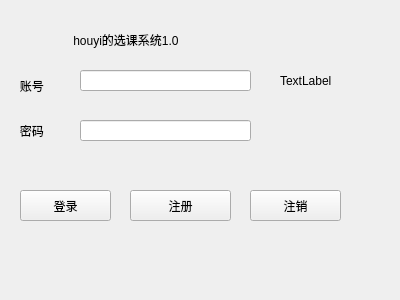
<?xml version="1.0" encoding="UTF-8"?>
<ui version="4.0">
 <class>loginwidget</class>
 <widget class="QWidget" name="loginwidget">
  <property name="geometry">
   <rect>
    <x>0</x>
    <y>0</y>
    <width>400</width>
    <height>300</height>
   </rect>
  </property>
  <property name="windowTitle">
   <string>Form</string>
  </property>
  <widget class="QPushButton" name="pushButton_1">
   <property name="geometry">
    <rect>
     <x>20</x>
     <y>190</y>
     <width>91</width>
     <height>31</height>
    </rect>
   </property>
   <property name="text">
    <string>登录</string>
   </property>
  </widget>
  <widget class="QPushButton" name="pushButton_2">
   <property name="geometry">
    <rect>
     <x>130</x>
     <y>190</y>
     <width>101</width>
     <height>31</height>
    </rect>
   </property>
   <property name="text">
    <string>注册</string>
   </property>
  </widget>
  <widget class="QPushButton" name="pushButton_3">
   <property name="geometry">
    <rect>
     <x>250</x>
     <y>190</y>
     <width>91</width>
     <height>31</height>
    </rect>
   </property>
   <property name="text">
    <string>注销</string>
   </property>
  </widget>
  <widget class="QLabel" name="label_1">
   <property name="geometry">
    <rect>
     <x>10</x>
     <y>70</y>
     <width>61</width>
     <height>31</height>
    </rect>
   </property>
   <property name="text">
    <string>   账号</string>
   </property>
  </widget>
  <widget class="QLabel" name="label_2">
   <property name="geometry">
    <rect>
     <x>10</x>
     <y>120</y>
     <width>61</width>
     <height>21</height>
    </rect>
   </property>
   <property name="text">
    <string>   密码</string>
   </property>
  </widget>
  <widget class="QLineEdit" name="lineEdit_1">
   <property name="geometry">
    <rect>
     <x>80</x>
     <y>70</y>
     <width>171</width>
     <height>21</height>
    </rect>
   </property>
  </widget>
  <widget class="QLineEdit" name="lineEdit_2">
   <property name="geometry">
    <rect>
     <x>80</x>
     <y>120</y>
     <width>171</width>
     <height>21</height>
    </rect>
   </property>
   <property name="echoMode">
    <enum>QLineEdit::Password</enum>
   </property>
  </widget>
  <widget class="QLabel" name="label">
   <property name="geometry">
    <rect>
     <x>280</x>
     <y>30</y>
     <width>101</width>
     <height>101</height>
    </rect>
   </property>
   <property name="text">
    <string>TextLabel</string>
   </property>
  </widget>
  <widget class="QLabel" name="label_3">
   <property name="geometry">
    <rect>
     <x>60</x>
     <y>30</y>
     <width>201</width>
     <height>20</height>
    </rect>
   </property>
   <property name="text">
    <string>    houyi的选课系统1.0</string>
   </property>
  </widget>
 </widget>
 <resources/>
 <connections/>
</ui>
